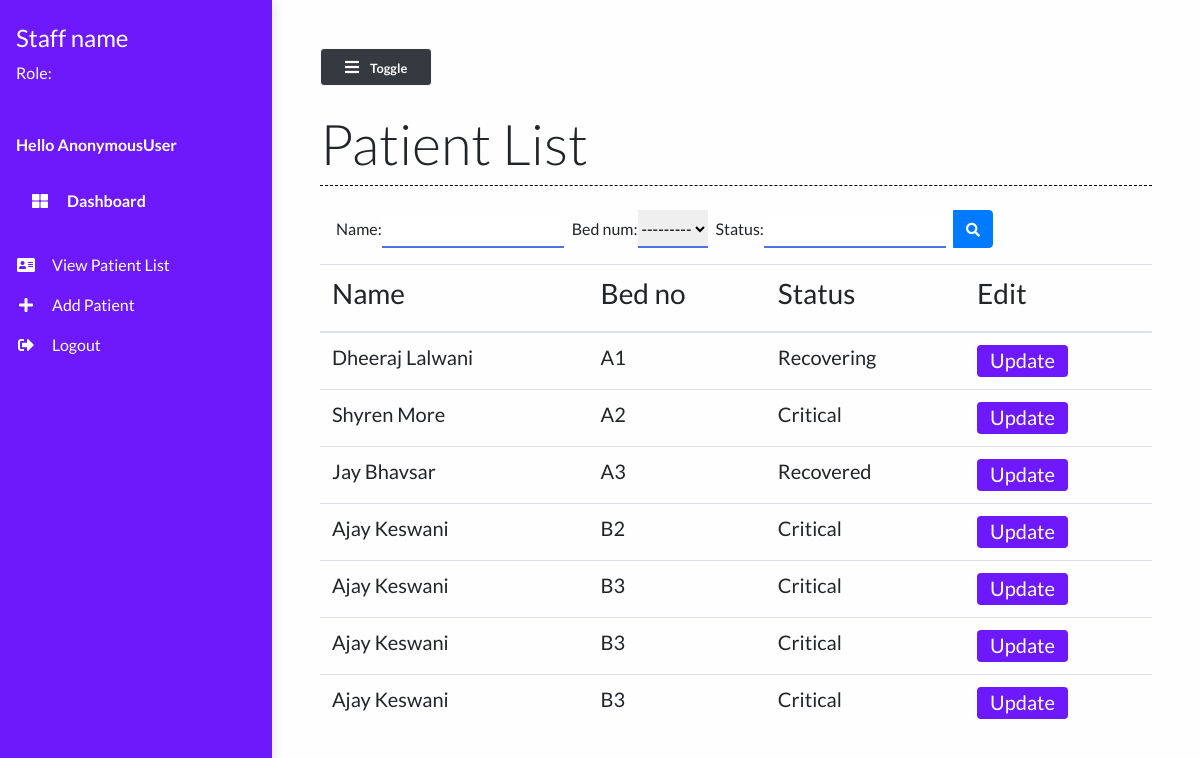
Before: /patient_list/ with the older database file.
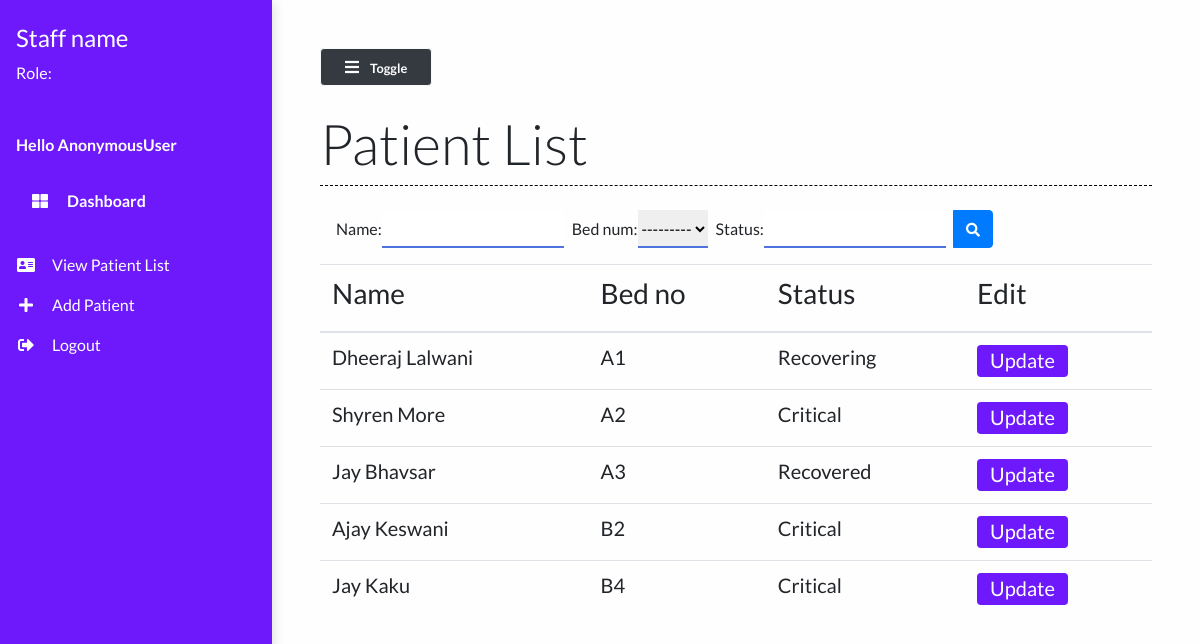
After: the same page with the newer database file.
### main/models.py (models this page shows, shortened)
class Patient(models.Model):
    name = models.CharField(max_length=50)
    phone_num = models.CharField(max_length=15)
    patient_relative_name = models.CharField(max_length=50, null=True)
    patient_relative_contact = models.CharField(max_length=15, null=True)
    address = models.TextField()
    SYMPTOMS = (
        ('Fever', 'Fever'),
        ('Dry cough', 'Dry cough'),
        ('Tiredness', 'Tiredness'),
        ('Aches and pains', 'Aches and pains'),
        ('Sore throat', 'Sore throat'),
        ('Diarrhoea', 'Diarrhoea'),
        ('Loss of taste or smell', 'Loss of taste or smell'),
        ('Difficulty in breathing or shortness of breath', 'Difficulty in breathing or shortness of breath'),
        ('Chest pain or pressure', 'Chest pain or pressure'),
        ('Loss of speech or movement', 'Loss of speech or movement'),
    )
    symptoms = MultiSelectField(choices=SYMPTOMS, null=True)
    prior_ailments = models.TextField()
    bed_num = models.ForeignKey("Bed", on_delete=models.CASCADE)
    dob = models.DateField(null=True)
    status = models.CharField(max_length=50)

class Bed(models.Model):
    bed_number = models.CharField(max_length=50)
    occupied = models.BooleanField()
    def __str__(self):
        return self.bed_number

### main/views.py (the view)
# urls.py: path("patient_list/", views.patient_list, name="patient_list"),
def patient_list(request):
    patients = Patient.objects.all()
    myFilter = PatientFilter(request.GET, queryset=patients)
    patients = myFilter.qs
    context = {
        'patients': patients,
        'myFilter': myFilter
    }
    return render(request, 'main/patient_list.html', context)

### main/templates/main/patient_list.html (shortened to what this page needs)
{% extends 'main/base.html' %}
{% load static %}
{% block contentTitle %}
    Patient List
{% endblock contentTitle %}
{% block content %}
    <form class="d-none d-sm-inline-block form-inline mr-auto ml-md-3 my-2 my-md-0 mw-100 navbar-search mb-3" method="GET" id="list">
        <div class="input-group">
        {{myFilter.form}}
            <div class="input-group-append">
                <button class="btn btn-primary btn-block" type="submit">
                    <i class="fas fa-search fa-sm"></i>
                </button>
            </div>
        </div>
    </form>
     <div class="table-responsive mt-3">
        <table class="table table-hover">
            <thead>
                <th><h3>Name</h3></th>
                <th><h3>Bed no</h3></th>
                <th><h3>Status</h3></th>
                <th><h3>Edit</h3></th>
            </thead>
            <tbody>
                {% for patient in patients %}
                <tr class="mx-auto">
                    <td scope="row"><h5>{{ patient.name }}</h5></td>
                    <td><h5>{{ patient.bed_num }}</h5></td>
                    <td><h5>{{ patient.status }}</h5></td>
                    <td><a href="/patient/{{patient.id}}" class="btn btn-purple"><h5>Update</h5></a></td>
                </tr>
                {% endfor %}
            </tbody>
        </table>
    </div>
{% endblock content %}

### main/templates/main/base.html (shortened to what this page needs)
{% load static %}
<!DOCTYPE html>
<html lang="en">
  <head>
    <link
      rel="stylesheet"
      href="https://maxcdn.bootstrapcdn.com/bootstrap/4.0.0/css/bootstrap.min.css"
    />
    <link
      rel="stylesheet"
      href="https://cdnjs.cloudflare.com/ajax/libs/font-awesome/5.14.0/css/all.min.css"
    />
    <link
      rel="stylesheet"
      href="{% static 'styles/base.css' %}"
      type="text/css"
    />
    <link rel="stylesheet" href="//code.jquery.com/ui/1.12.1/themes/base/jquery-ui.css">
  </head>
  <body>
<div class="vertical-nav" id="sidebar">
	<div class="py-4 px-3 mb-4">
		<div class="media d-flex align-items-center">
			<div class="media-body text-white">
				<h4>Staff name</h4>
				<p class="font-weight-normal mb-0">
					Role:
				</p>
			</div>
		</div>
	</div>
	<p class="text-white font-weight-bold px-3 pb-4 mb-0">
		Hello {{user}}
	</p>
	<p class="text-gray font-weight-bold px-3 pb-4 mb-0">
		<a href="{% url 'dashboard' %}" class="nav-link text-white">
			<i class="fa fa-th-large mr-3 text-primary"></i> Dashboard</a>
	</p>
	<ul class="nav flex-column mb-0">
		<li class="nav-item">
			<a href="{% url 'patient_list' %}" class="nav-link text-white">
				<i class="fa fa-address-card mr-3 text-primary fa-fw">               </i>View patient list
			</a>
		</li>
		<li class="nav-item">
			<a href="{% url 'add_patient' %}" class="nav-link text-white">
				<i class="fa fa-plus mr-3 text-primary fa-fw"></i>Add patient
			</a>
		</li>
		<li class="nav-item">
			<a href="" class="nav-link text-white">
				<i class="fa fa-sign-out-alt mr-3 text-primary fa-fw"></i>Logout
			</a>
		</li>
	</ul>
</div>
    <div class="page-content p-5" id="content">
        <button id="sidebarCollapse" class="btn btn-light bg-dark rounded-pill shadow-sm px-4 mb-4" type="button">
            <i class="fa fa-bars mr-2 text-primary"></i>
            <small class="font-weight-bold text-primary">
                Toggle
            </small>
        </button>
		<h2 class="display-4 ">{% block contentTitle %}{% endblock contentTitle %}
		</h2>
		<div class="seperator mt-1 mb-4"></div>
		{% block content %}{% endblock content %}
    </div>
  </body>
</html>

### static/styles/base.css (style rules this page uses)
body { background: #fffefe; min-height: 100vh; overflow-x: hidden; font-family:Lato,'Helvetica Neue',Helvetica,Arial,sans-serif; }
.vertical-nav { background: #6d19fc !important; min-width: 17rem; height: 100vh; position: fixed; top: 0; left: 0; box-shadow: 3px 3px 10px rgba(0, 0, 0, 0.1); transition: all 0.4s; }
.page-content { width: calc(100% -17rem); margin-left: 17rem; transition: all 0.4s; }
.seperator { margin: 3rem 0; border-bottom: 1px dashed #000000; }
.nav-link { text-transform: capitalize; }
.text-primary { color: #fff !important; }
.btn-purple { background: #6d19fc; color: #ffffff; height: 2rem; padding-top: 2px; }
#id_name { margin-right: 0.5rem; border: none; outline: none; border-bottom: 2px solid #4e73df; }
#id_bed_num { margin-right: 0.5rem; border: none; outline: none; border-bottom: 2px solid #4e73df; }
#id_status { margin-right: 0.5rem; border: none; outline: none; border-bottom: 2px solid #4e73df; }

Changed rows visible on the page:
removed Patient: name "Ajay Keswani", bed_num "B3", status "Critical"
removed Patient: name "Ajay Keswani", bed_num "B3", status "Critical"
removed Patient: name "Ajay Keswani", bed_num "B3", status "Critical"
added Patient: name "Jay Kaku", bed_num "B4", status "Critical"
